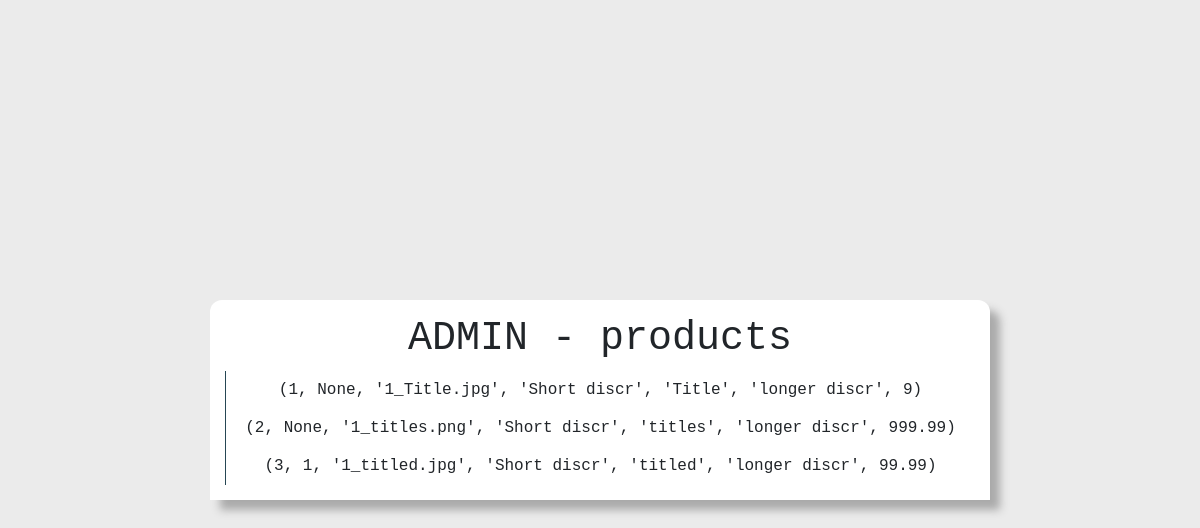
The page /admin/products/ (signed in) on the database as committed earlier.
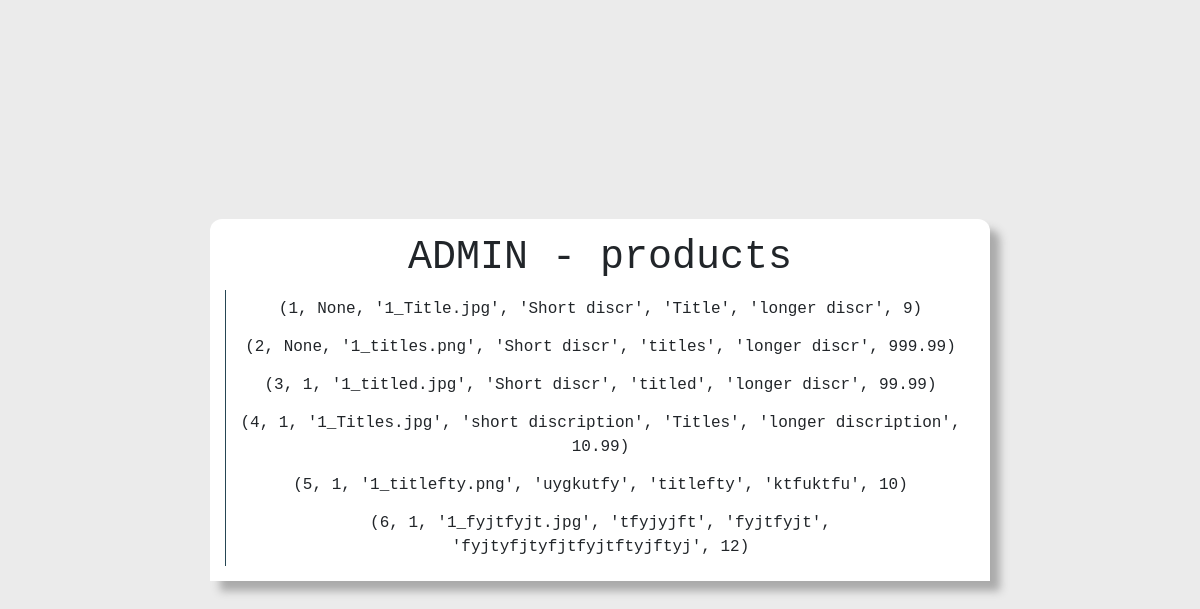
The same page on the database as committed later.
### tables this page shows
CREATE TABLE products( -- Products sold on the website
    id INTEGER PRIMARY KEY AUTOINCREMENT,
    creator INTEGER FOREIGNKEY REFERENCES user(id),
    img varchar(64),
    description varchar(64),
    title varchar(28),
    body varchar(1024),
    price INTEGER
);

### views.py (the view)
def adminSpecificView(specific):
    user = userhandle.isLoggedIn(session)
    if user == []: return redirect(url_for('logout'))
    if user[2] == 0: return redirect(url_for('home'))
    data = database.read(f'{specific}', '*') # NOTE get all the data from the selected database
    return render_template('adminView.html', data=data, table=specific)

### handles/databaseHandle.py (called while the page is built)
    def read(self, tables, rows, specification=''): #* Read from database
        self.cursor.execute(f'SELECT {rows} FROM {tables} {specification}')
        rows = self.cursor.fetchall()
        return rows

### handles/incryptionHandle.py (called while the page is built)
def checkHash(check: str, hash: str):
    return bcrypt.checkpw(check.encode('utf-8'), base64.b64decode(hash))

### handles/userHandle.py (called while the page is built)
    def isLoggedIn(self, session): #* Check if the user is logged in
        if 'token' not in session or 'id' not in session: return []
        token, id = session['token'], session['id']
        try:
            user = self.database.read(tables='user', rows='id, token, isAdmin, email', specification=f'WHERE id="{id}"')[0]
        except IndexError: return []
        if not checkHash(user[1], token): return []
        return user

### templates/adminView.html (shortened to what this page needs)
<!DOCTYPE html>
<html lang="en-us">
    <head>
        <link rel="stylesheet" href="https://cdn.jsdelivr.net/npm/bootstrap@4.3.1/dist/css/bootstrap.min.css">
        <link rel="stylesheet" href="/static/css/admin.css">
    </head>
    <body>
        <div class="main">
            <h1>ADMIN - {{table}}</h1>
            <div class="tables">
                {% for i in data %}
                    <a class="btn custom-button" role="button">{{i}}</a>
                {% endfor %}
            </div>
        </div>
    </body>
</html>

### static/css/admin.css (style rules this page uses)
* { font-family: 'Courier New', monospace !important; }
body { height: 100%; background: #ebebeb; }
.main { padding: 15px; text-align: center; box-shadow: 10px 10px 8px #aaaaaa; border-radius: 12px 12px 0 0; width: 65%; height: auto; background: white; position: absolute; top: 50%; left: 50%; transform: translate(-50%, -50%); }
.tables { border-left: rgb(38, 70, 83) solid 1px; }
.custom-button { width: 100%; border: 0 0 0 0; transition: 0.4s linear; border-radius: 0 8px 8px 0; }

Rows that differ between the two databases and show on the page:
added products: i "(4, 1, '1_Titles.jpg', 'short discription', 'Titles', 'longer discription', 10.99)"
added products: i "(5, 1, '1_titlefty.png', 'uygkutfy', 'titlefty', 'ktfuktfu', 10)"
added products: i "(6, 1, '1_fyjtfyjt.jpg', 'tfyjyjft', 'fyjtfyjt', 'fyjtyfjtyfjtfyjtftyjftyj', 12)"
